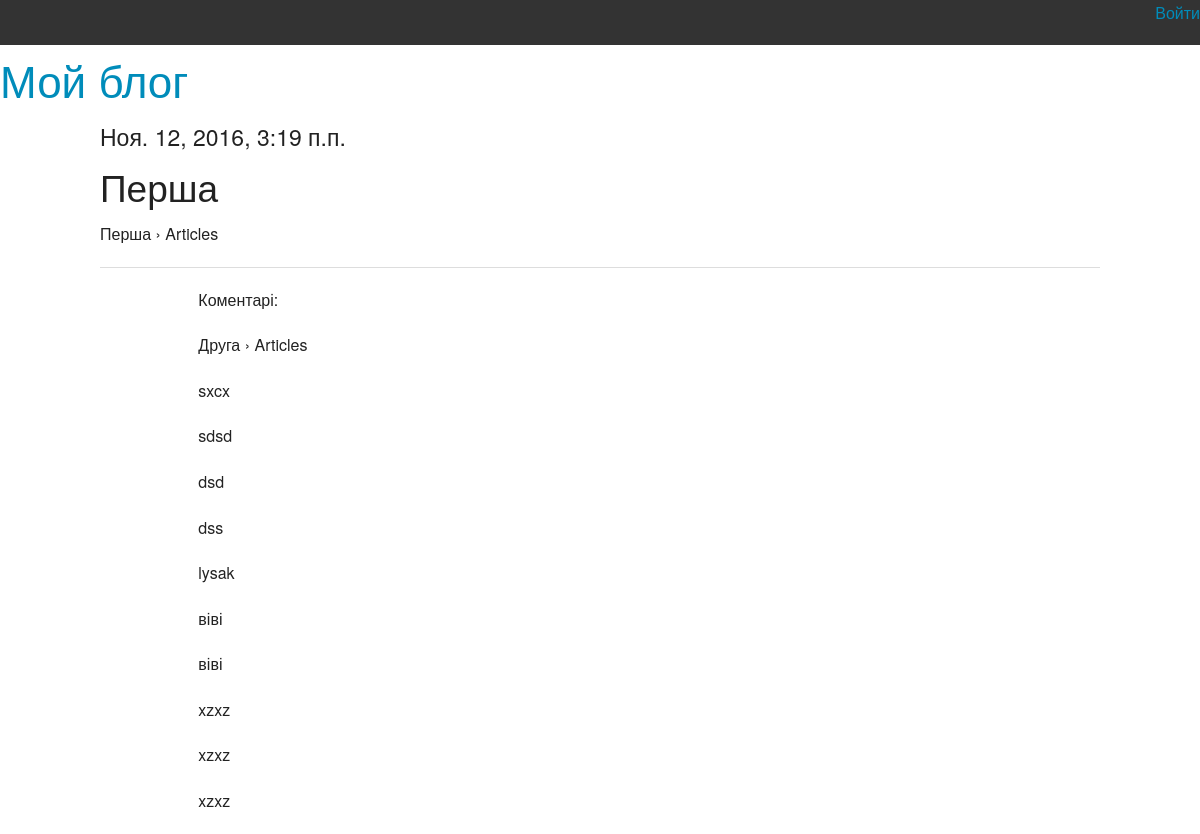
/basicview/articles/get/1/, run on an earlier commit of the app's database.
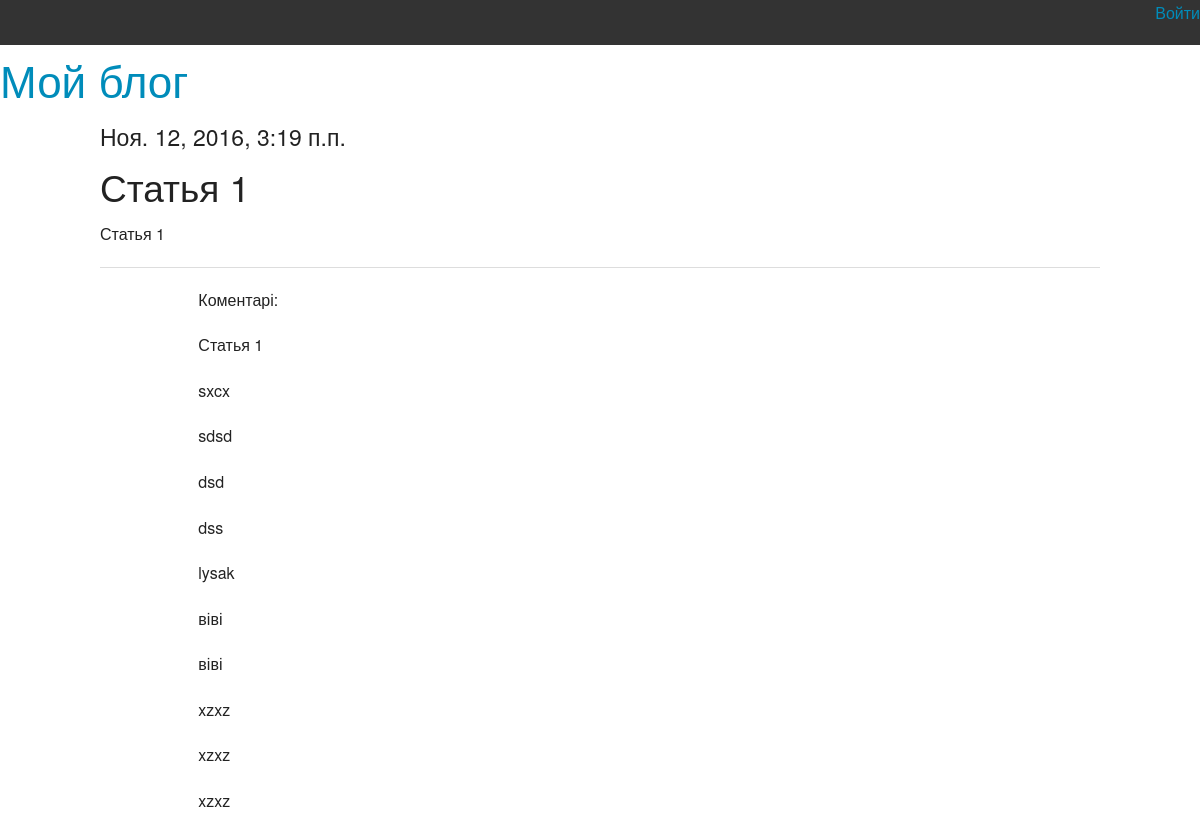
And on a later commit of the database.
### article/models.py (models this page shows)
class Article(models.Model):
	class Meta():
		db_table = "article"
	article_title = models.CharField(max_length=200)
	article_text = models.TextField()
	article_date = models.DateTimeField()
	article_likes = models.IntegerField(default=0)

class Comments(models.Model):
	class Meta():
		db_table = 'comments'
	comments_text = models.TextField(verbose_name='Текс коментаря')
	comments_article = models.ForeignKey(Article)

### article/views.py (the view)
# urls.py: url(r'^articles/get/(?P<article_id>\d+)/$', article),
def article(request, article_id=1):
    comment_form = CommentForm
    args = {}
    args.update(csrf(request))
    args['article'] = Article.objects.get(id=article_id)
    args['comments'] = Comments.objects.filter(comments_article_id=article_id)
    args['form'] = comment_form
    args['username'] = auth.get_user(request).username
    return render_to_response('article.html', args)

### article/templates/article.html (shortened to what this page needs)
{% extends 'main.html' %}
{% block article %}
<h4>{{ article.article_date }}</h4>
<h2>{{ article.article_title }}</h2>
<p>{{ article.article_text }}</p>
<hr>
<div class="large-offset-1 large-8 columns">
<p>Коментарі:</p>
{% for comment in comments %}
    <p>{{ comment.comments_text }}</p>
{% endfor %}
</div>
{% endblock %}

What changed in the data, as far as the page shows it:
changed Article: article_title "Перша" → "Статья 1"; article_text "Перша › Articles" → "Статья 1"
changed Comments: comments_text "Друга › Articles" → "Статья 1"
